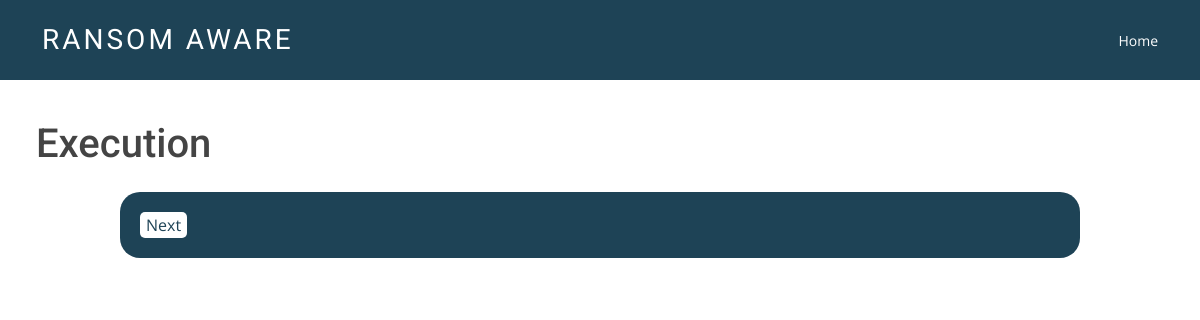
/q6/, run on an earlier commit of the app's database.
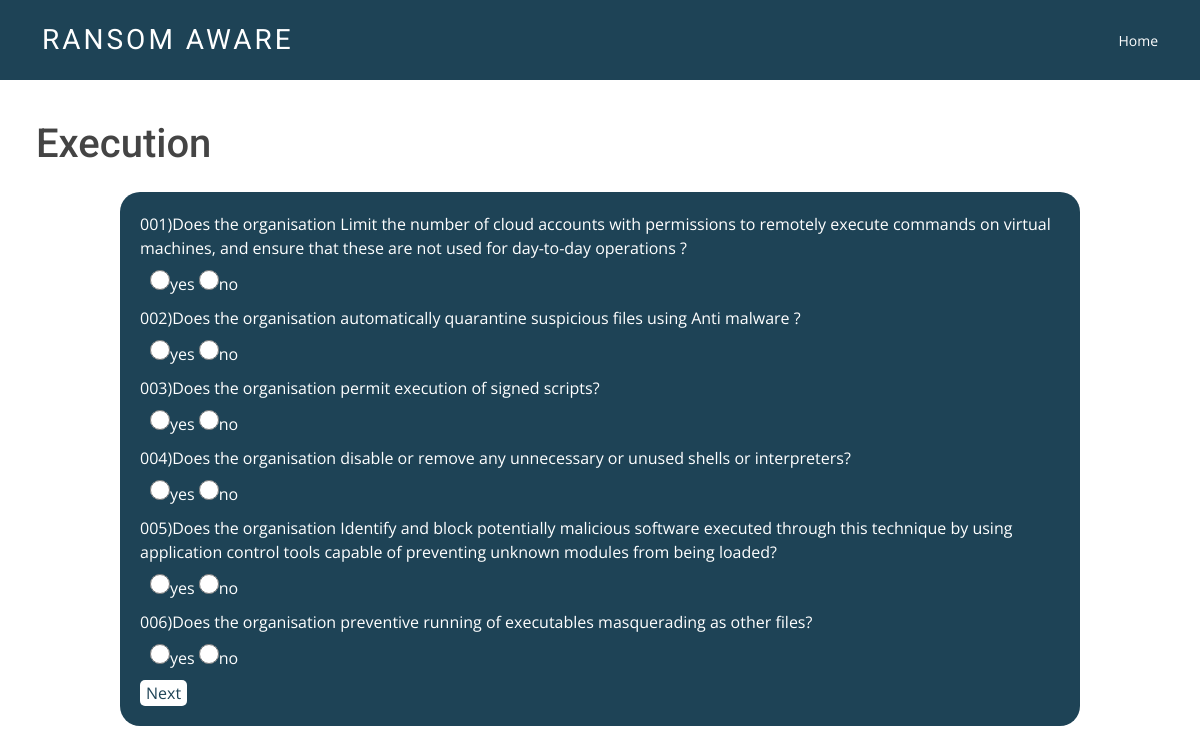
And on a later commit of the database.
### initial_access/models.py (models this page shows, shortened)
class execution(models.Model):
    question_id = models.CharField(max_length=200)
    question=models.TextField(blank=True)
    option_A=models.CharField(max_length=200,default='yes')
    option_B=models.CharField(max_length=200,default='no')
    keywords=models.TextField(blank=True)

### initial_access/views.py (the view)
# urls.py: path('q6/',views.quiz6, name='execution'),
def quiz6(request):
    que = execution.objects.all()
    return render(request,'initial_access/exec.html', {
        'que':que,
    })

### initial_access/templates/initial_access/exec.html (shortened to what this page needs)
{% extends 'initial_access/base.html' %}
{% load static %}
{% block content %}
<h1>Execution</h1>
<form class="form-container" method="post" action="/result_init/">
    <div class="qblock">
        {% for q in que %}
        <div class="question">{{q.question_id}}){{q.question}}</div>
        <div class="option">
            <input type="radio" name="{{q.question}}" value="option_A">{{q.option_A}}</input>
            <input type="radio" name="{{q.question}}" value="option_B">{{q.option_B}}</input>
        </div>
        {% endfor %}
        <div><button type="submit">Next</button></div>
    </div>
</form>
{% endblock %}

What changed in the data, as far as the page shows it:
added execution: question_id "001", question "Does the organisation Limit the number of cloud accounts with permissions to remotely execute commands on virtual machines, and ensure that these are not used for day-to-day operations ?", option_A "yes", option_B "no"
added execution: question_id "002", question "Does the organisation automatically quarantine suspicious files using Anti malware ?", option_A "yes", option_B "no"
added execution: question_id "003", question "Does the organisation permit execution of signed scripts?", option_A "yes", option_B "no"
added execution: question_id "004", question "Does the organisation disable or remove any unnecessary or unused shells or interpreters?", option_A "yes", option_B "no"
added execution: question_id "005", question "Does the organisation Identify and block potentially malicious software executed through this technique by using application control tools capable of preventing unknown modules from being loaded?", option_A "yes", option_B "no"
added execution: question_id "006", question "Does the organisation preventive running of executables masquerading as other files?", option_A "yes", option_B "no"
